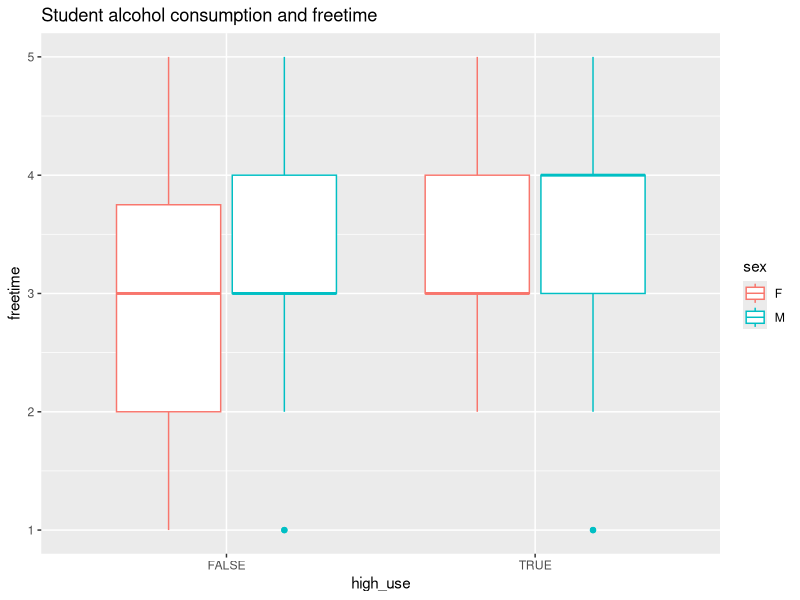
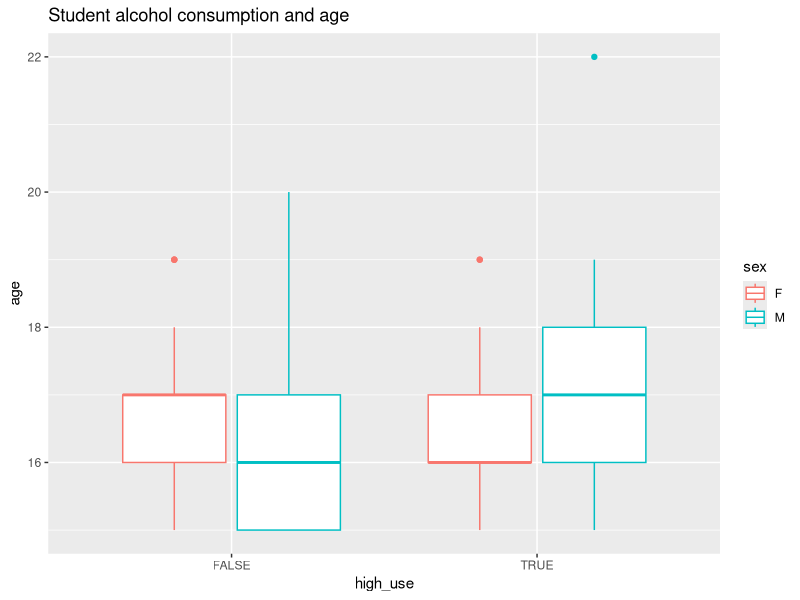
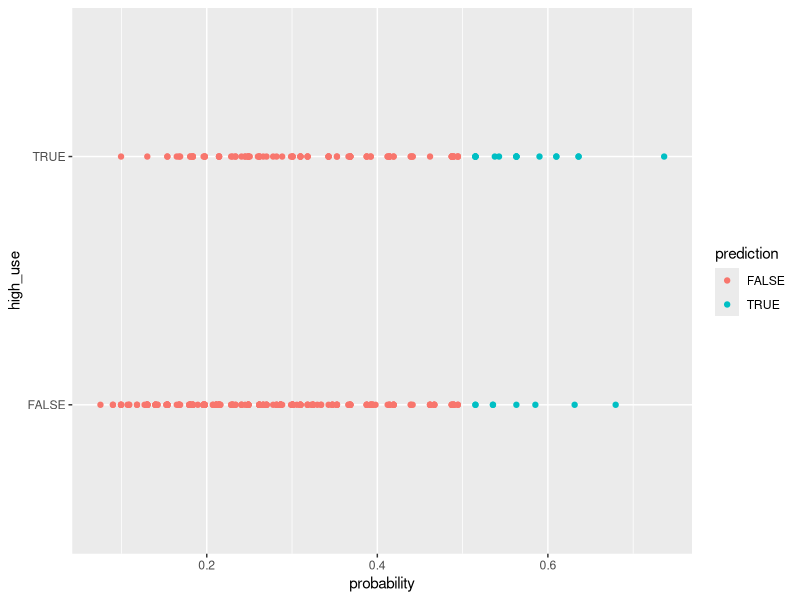

The R script that drew these images, in order:
## ---- chunk 1
library(dplyr)
library(ggplot2)
alc <- read.csv("alc.csv")
print(alc)
## ---- chunk 2

g1 <- ggplot(alc, aes(x = high_use, y = freetime, col = sex))
g1 + geom_boxplot() + ylab("freetime") + ggtitle("Student alcohol consumption and freetime")

alc %>% group_by(activities, high_use) %>% summarise(count = n())

g3 <- ggplot(alc, aes(x = high_use, y = age, col = sex))
g3 + geom_boxplot() + ggtitle("Student alcohol consumption and age") + ylab("age")
## ---- chunk 3
m <- glm(high_use ~ freetime + activities + sex + age, data = alc, family = "binomial")
summary(m)
coef(m)
OR <- coef(m) %>% exp
CI <- confint(m) %>% exp
cbind(OR, CI)
## ---- chunk 4
probabilities <- predict(m, type = "response")
alc <- mutate(alc, probability = probabilities)
alc <- mutate(alc, prediction = probability > 0.5)
select(alc, age, freetime, sex, high_use, activities, probability, prediction) %>% tail(10)
table(high_use = alc$high_use, prediction = alc$prediction)

g4 <- ggplot(alc, aes(x = probability, y = high_use, col = prediction))
g4 + geom_point()
table(high_use = alc$high_use, prediction = alc$prediction) %>% prop.table() %>% addmargins()

loss_func <- function(class, prob) {
  n_wrong <- abs(class - prob) > 0.5
  mean(n_wrong)
}

loss_func(class = alc$high_use, prob = 0)

## ---- chunk 5
library(boot)
loss_func <- function(class, prob) {
  n_wrong <- abs(class - prob) > 0.5
  mean(n_wrong)
}
loss_func(class = alc$high_use, prob = alc$probability)
cv <- cv.glm(data = alc, cost = loss_func, glmfit = m, K = 10)
cv$delta[1]
